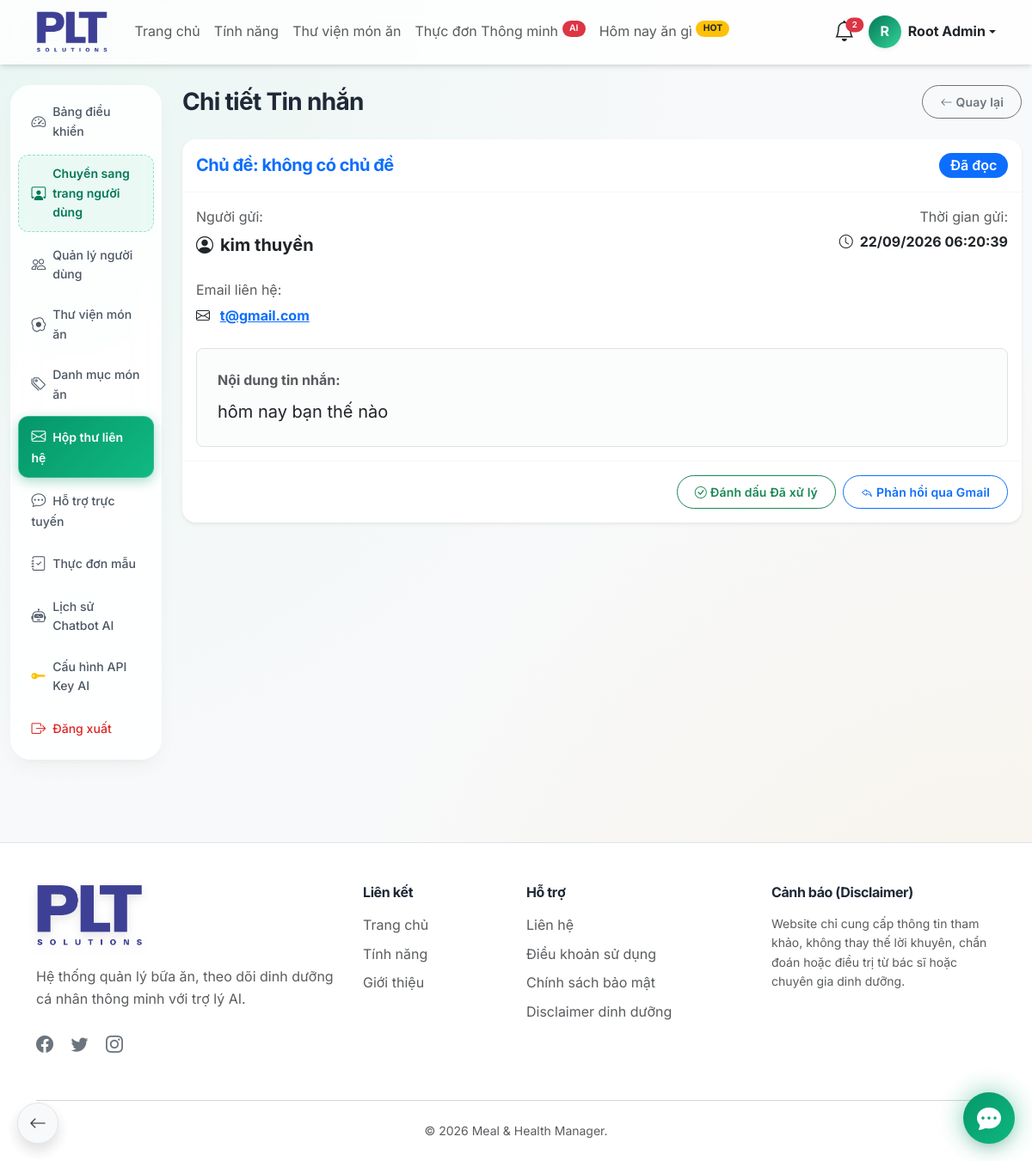
/admin/contact-message-view.php?id=6 (signed in), run on the app's committed database.
### tables this page shows
CREATE TABLE IF NOT EXISTS `contact_messages` (
  `id` bigint UNSIGNED NOT NULL AUTO_INCREMENT,
  `full_name` varchar(150) NOT NULL,
  `email` varchar(190) NOT NULL,
  `subject` varchar(200) NOT NULL,
  `message` text NOT NULL,
  `status` enum('new','read','replied') NOT NULL DEFAULT 'new',
  `created_at` timestamp NOT NULL DEFAULT CURRENT_TIMESTAMP,
  PRIMARY KEY (`id`),
  KEY `idx_contact_messages_status` (`status`),
  KEY `idx_contact_messages_created_at` (`created_at`)
);

### admin/contact-message-view.php (the view, shortened to what this page needs)
<?php
$database = new Database();
$conn = $database->getConnection();
$id = isset($_GET['id']) ? (int)$_GET['id'] : 0;
$stmt = $conn->prepare("SELECT * FROM contact_messages WHERE id = :id");
$stmt->execute([':id' => $id]);
$msg = $stmt->fetch(PDO::FETCH_ASSOC);
require_once __DIR__ . '/../includes/header.php';
?>
<div class="container-fluid py-4">
    <div class="row">
        <div class="col-md-2">
            <?php require __DIR__ . '/includes/sidebar.php'; ?>
        </div>
        <div class="col-md-10">
            <div class="d-flex justify-content-between align-items-center mb-4">
                <h3 class="fw-bold mb-0">Chi tiết Tin nhắn</h3>
                <a href="<?php echo BASE_URL; ?>/admin/contact-messages.php" class="btn btn-sm btn-outline-secondary rounded-pill">
                    <i class="bi bi-arrow-left me-1"></i>Quay lại
                </a>
            </div>
            <div class="card glass-card border-0 rounded-4 shadow-sm overflow-hidden mb-4">
                <div class="card-header bg-transparent py-3 d-flex justify-content-between align-items-center">
                    <h5 class="card-title fw-bold mb-0 text-primary">
                        Chủ đề: <?php echo htmlspecialchars($msg['subject']); ?>
                    </h5>
                    <div>
                        <?php if ($msg['status'] === 'read'): ?>
                            <span class="badge bg-primary fs-6">Đã đọc</span>
                        <?php else: ?>
                            <span class="badge bg-success fs-6">Đã xử lý</span>
                        <?php endif; ?>
                    </div>
                </div>
                <div class="card-body">
                    <div class="row mb-4">
                        <div class="col-md-6">
                            <p class="mb-1 text-muted">Người gửi:</p>
                            <p class="fw-bold fs-5 mb-0"><i class="bi bi-person-circle me-2"></i><?php echo htmlspecialchars($msg['full_name']); ?></p>
                        </div>
                        <div class="col-md-6 text-md-end">
                            <p class="mb-1 text-muted">Thời gian gửi:</p>
                            <p class="fw-bold mb-0"><i class="bi bi-clock me-2"></i><?php echo date('d/m/Y H:i:s', strtotime($msg['created_at'])); ?></p>
                        </div>
                    </div>
                    <div class="mb-4">
                        <p class="mb-1 text-muted">Email liên hệ:</p>
                        <p class="fw-bold mb-0">
                            <i class="bi bi-envelope me-2"></i>
                            <a href="mailto:<?php echo htmlspecialchars($msg['email']); ?>"><?php echo htmlspecialchars($msg['email']); ?></a>
                        </p>
                    </div>
                    <div class="p-4 bg-light bg-opacity-50 rounded-3 border">
                        <p class="mb-2 text-muted fw-bold">Nội dung tin nhắn:</p>
                        <div class="fs-5" style="white-space: pre-wrap;"><?php echo htmlspecialchars($msg['message']); ?></div>
                    </div>
                </div>
                <div class="card-footer bg-transparent py-3">
                    <form method="POST" action="<?php echo BASE_URL; ?>/admin/contact-messages.php" class="d-flex justify-content-end align-items-center gap-2">
                        <?php if ($msg['status'] !== 'replied'): ?>
                            <button type="submit" class="btn btn-sm btn-outline-success rounded-pill">
                                <i class="bi bi-check-circle me-1"></i>Đánh dấu Đã xử lý
                            </button>
                        <?php endif; ?>
                        <a href="https://mail.google.com/mail/?view=cm&fs=1&to=<?php echo rawurlencode($msg['email']); ?>&su=<?php echo rawurlencode('Re: ' . $msg['subject']); ?>" target="_blank" rel="noopener" class="btn btn-sm btn-outline-primary rounded-pill">
                            <i class="bi bi-reply me-1"></i>Phản hồi qua Gmail
                        </a>
                    </form>
                </div>
            </div>
        </div>
    </div>
</div>
<?php
require_once __DIR__ . '/../includes/footer.php';
?>

### assets/css/style.css (style rules this page uses)
:root { --primary-color: #059669; --primary-light: #34d399; --primary-dark: #047857; --primary-bg: #ecfdf5; --secondary-color: #f59e0b; --secondary-light: #fbbf24; --secondary-bg: #fffbeb; --text-color: #1f2937; --text-muted: #6b7280; --bg-color: #f3f4f6; --card-bg: #ffffff; --border-color: #e5e7eb; --gradient-primary: linear-gradient(135deg, #059669 0%, #10b981 100%); --gradient-health: linear-gradient(135deg, #047857 0%, #34d399 100%); --gradient-glow: linear-gradient(135deg, rgba(5, 150, 105, 0.4) 0%, rgba(16, 185, 129, 0) 100%); --gradient-dark: linear-gradient(135deg, #1f2937 0%, #111827 100%); --shadow-sm: 0 1px 2px 0 rgba(0, 0, 0, 0.05); --shadow-md: 0 4px 6px -1px rgba(0, 0, 0, 0.1), 0 2px 4px -1px rgba(0, 0, 0, 0.06); --shadow-lg: 0 10px 15px -3px rgba(0, 0, 0, 0.1), 0 4px 6px -2px rgba(0, 0, 0, 0.05); --shadow-glow: 0 0 20px rgba(5, 150, 105, 0.3); --radius-sm: 0.5rem; --radius-md: 1rem; --radius-lg: 1.5rem; --radius-xl: 2rem; --transition-fast: 0.15s cubic-bezier(0.4, 0, 0.2, 1); --transition-base: 0.3s cubic-bezier(0.4, 0, 0.2, 1); --transition-bounce: 0.5s cubic-bezier(0.34, 1.56, 0.64, 1); }
html { scroll-behavior: smooth; -webkit-overflow-scrolling: touch; }
body { font-family: 'Inter', -apple-system, BlinkMacSystemFont, "Segoe UI", Roboto, sans-serif; color: var(--text-color); background-color: var(--bg-color); background-image: radial-gradient(at 0% 0%, rgba(52, 211, 153, 0.08) 0px, transparent 50%), radial-gradient(at 100% 100%, rgba(245, 158, 11, 0.08) 0px, transparent 50%); background-attachment: scroll; line-height: 1.6; -webkit-font-smoothing: antialiased; }
h1, h2, h3, h4, h5, h6 { letter-spacing: -0.025em; font-weight: 700; }
.glass-card { background: rgba(255, 255, 255, 0.9); backdrop-filter: blur(10px); -webkit-backdrop-filter: blur(10px); border: 1px solid rgba(255, 255, 255, 0.8); box-shadow: var(--shadow-lg); border-radius: var(--radius-lg); }
.card { border-radius: var(--radius-md); border: 1px solid rgba(0,0,0,0.03); box-shadow: var(--shadow-md); transition: all var(--transition-bounce); background-color: var(--card-bg); }
.card-header { background-color: transparent; border-bottom: 1px solid rgba(0,0,0,0.03); }
.card-footer { background-color: transparent; border-top: 1px solid rgba(0,0,0,0.03); }
.btn { border-radius: var(--radius-sm); font-weight: 600; padding: 0.5rem 1.25rem; transition: all var(--transition-base); letter-spacing: 0.01em; }
.badge { padding: 0.4em 0.8em; border-radius: 20px; font-weight: 600; }
.btn-outline-primary, .btn-outline-success, .btn-outline-secondary, .btn-outline-info, .btn-outline-warning, .btn-outline-danger { transition: all 0.25s cubic-bezier(0.4, 0, 0.2, 1) !important; }

### data on the page
contact_messages: subject "không có chủ đề", full_name "kim thuyền", created_at "22/09/2026 06:20:39", email "t@gmail.com", message "hôm nay bạn thế nào"

### other printed values
$total_bell_count "2"
substr($_SESSION['full_name'] ?? 'U', 0, 1) "R"
$_SESSION['full_name'] "Root Admin"
APP_NAME "Meal & Health Manager"
